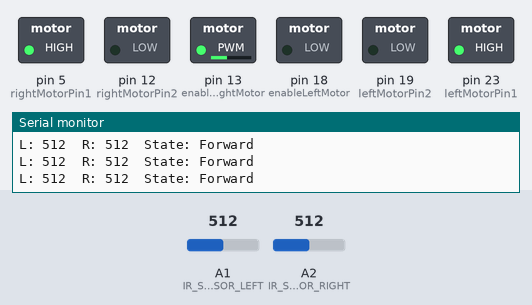
The sketch below on a simulated Arduino Mega 2560, built with avr-gcc and run on an emulated ATmega2560. Parts: switched loads named in the sketch (green lamp = pin HIGH), the last lines printed to the serial monitor. The test bench sets the inputs (shaded band); at power-on: A2 (IR_SENSOR_RIGHT) = 512, A1 (IR_SENSOR_LEFT) = 512.

Above: at 1.2 s.
1.3 s: A2 (IR_SENSOR_RIGHT) set to 89
4.3 s: A2 (IR_SENSOR_RIGHT) set to 76
At 5.0 s:
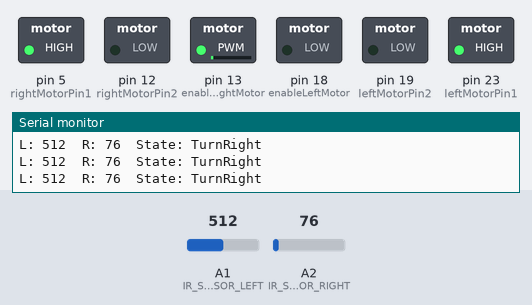
5.8 s: A1 (IR_SENSOR_LEFT) set to 280
7.3 s: A1 (IR_SENSOR_LEFT) set to 252
At 8.5 s:
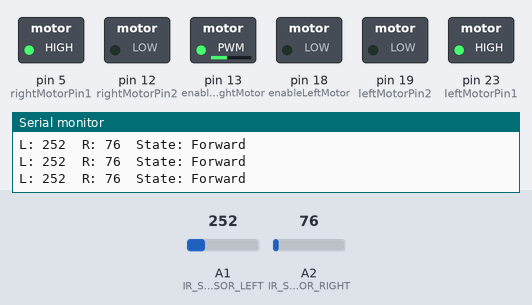
8.8 s: A1 (IR_SENSOR_LEFT) set to 1023
At 9.7 s:
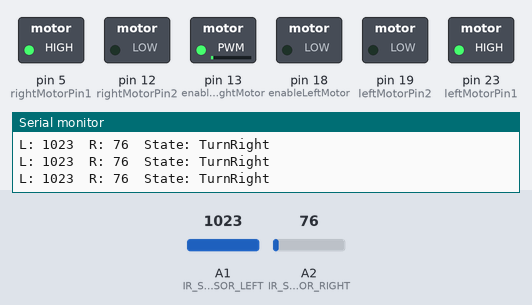
10.3 s: A1 (IR_SENSOR_LEFT) set to 260
At 10.8 s:
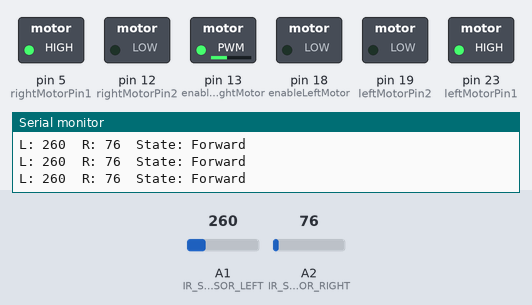
Timing chart, 0 to 12.8 s (numbered marks = the images above; inputs shaded):
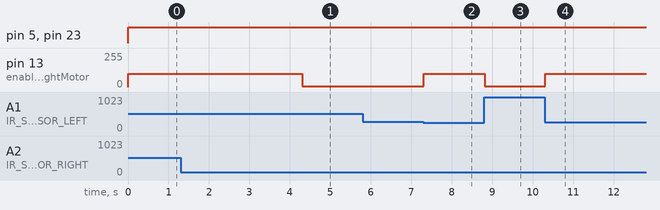

Measured:
- the behaviour switches between 81 and 80 on A2 (IR_SENSOR_RIGHT) (found by bisection; images 0 and 1)
- the behaviour switches between 271 and 270 on A1 (IR_SENSOR_LEFT) (found by bisection; images 1 and 2)
- after the input at 4.3 s, pin 13 (enableRightMotor): 100/255 → 5/255 at once
- after the input at 7.3 s, pin 13 (enableRightMotor): 5/255 → 100/255 at once
- after the input at 8.8 s, pin 13 (enableRightMotor): 100/255 → 5/255 at once
- after the input at 10.3 s, pin 13 (enableRightMotor): 5/255 → 100/255 at once

The sketch:

Best_Line_Follower.ino
```cpp
// ====== Motor pins ======
const int enableRightMotor = 13;
const int rightMotorPin1 = 5;
const int rightMotorPin2 = 12;

const int enableLeftMotor = 18;
const int leftMotorPin1 = 23;
const int leftMotorPin2 = 19;

// ====== IR sensor pins ======
const int IR_SENSOR_LEFT = A1;   // A1
const int IR_SENSOR_RIGHT = A2;  // A2

// ====== Parameters ======
const int BASE_SPEED = 100;  // ความเร็วพื้นฐาน
const int THRESHOLD = 270;   // สีขาว < 200, สีเขียว > 200

String state = "Forward";

void setup() {
  Serial.begin(115200);

  pinMode(enableRightMotor, OUTPUT);
  pinMode(rightMotorPin1, OUTPUT);
  pinMode(rightMotorPin2, OUTPUT);
  pinMode(enableLeftMotor, OUTPUT);
  pinMode(leftMotorPin1, OUTPUT);
  pinMode(leftMotorPin2, OUTPUT);

  Serial.println("Start line follower: green surface, white edge (smooth mode)");
}

void loop() {
  int leftVal = analogRead(IR_SENSOR_LEFT);
  int rightVal = analogRead(IR_SENSOR_RIGHT);

  bool leftWhite = leftVal > THRESHOLD;
  bool rightWhite = rightVal > 80;

  // ====== Decision Logic ======
  if (!leftWhite && !rightWhite) {
    // ทั้งคู่ > 200 (พื้นสีเขียว) -> เดินตรง
    forwardSmooth();
  }
  else if (leftWhite && rightWhite) {
    // ทั้งคู่เจอเส้นขาว -> เดินตรง
    forwardSmooth();
  }
  else if (leftWhite && !rightWhite) {
    // เจอขาวเฉพาะซ้าย -> เลี้ยวซ้าย
    //turnLeftSmooth();
    turnRightSmooth();
  }
  else if (!leftWhite && rightWhite) {
    // เจอขาวเฉพาะขวา -> เลี้ยวขวา
    //turnRightSmooth();
    turnLeftSmooth();
  }
  else {
    // เส้นขาด -> ใช้ state ล่าสุด
    if (state == "Forward") forwardSmooth();
    else if (state == "TurnLeft") turnLeftSmooth();
    else if (state == "TurnRight") turnRightSmooth();
  }

  // Debug serial monitor
  Serial.print("L: "); Serial.print(leftVal);
  Serial.print("  R: "); Serial.print(rightVal);
  Serial.print("  State: "); Serial.println(state);

  delay(10);
}

// ====== Movement functions ======
void forwardSmooth() {
  state = "Forward";
  setMotorSpeed(BASE_SPEED, BASE_SPEED);
}

void turnLeftSmooth() {
  state = "TurnLeft";
  setMotorSpeed(BASE_SPEED * 0.05, BASE_SPEED);
}

void turnRightSmooth() {
  state = "TurnRight";
  setMotorSpeed(BASE_SPEED, BASE_SPEED * 0.05);
}

// ====== Set Motor Speed ======
void setMotorSpeed(int leftPWM, int rightPWM) {
  leftPWM = constrain(leftPWM, 0, 255);
  rightPWM = constrain(rightPWM, 0, 255);

  // ล้อซ้ายเดินหน้า
  analogWrite(enableLeftMotor, leftPWM);
  digitalWrite(leftMotorPin1, HIGH);
  digitalWrite(leftMotorPin2, LOW);

  // ล้อขวาเดินหน้า
  analogWrite(enableRightMotor, rightPWM);
  digitalWrite(rightMotorPin1, HIGH);
  digitalWrite(rightMotorPin2, LOW);
}
```
